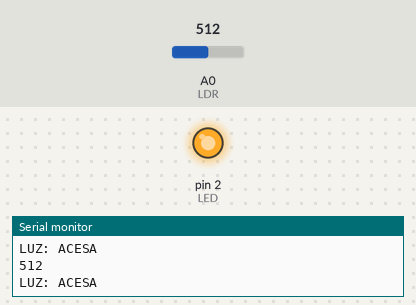
A sketch run on a simulated Arduino Uno, built with avr-gcc and run on an emulated ATmega328P. Parts: output pins drawn as LEDs (lit = HIGH), the last lines printed to the serial monitor. The inputs (shaded band) are chosen by the test bench; at power-on: A0 (LDR) = 512.

Above: at 1.8 s.
1.9 s: A0 (LDR) set to 631
3.4 s: A0 (LDR) set to 661
At 4.4 s:
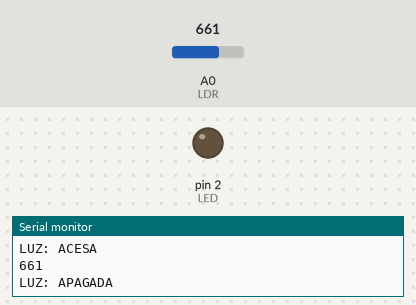
5.5 s: A0 (LDR) set to 640
At 7.2 s:
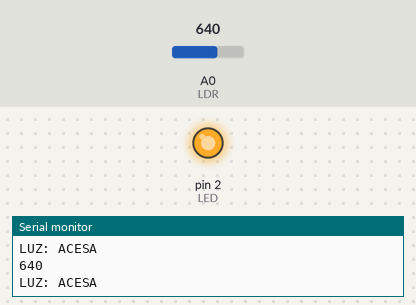
7.5 s: A0 (LDR) set to 660
At 8.7 s:
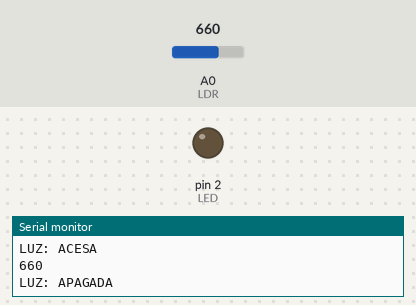
Timing chart, 0 to 10.5 s (numbered marks = the images above; inputs shaded):
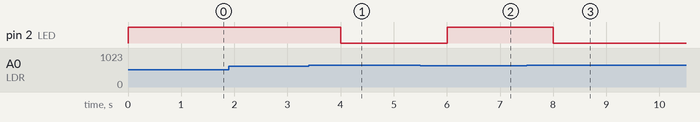

The sketch:

Leitura_Analogica_LDR.ino
```cpp
/**
   Leitura Analógica - LDR
   @author Eugenio Ramos Junior
*/
#define LDR A0
#define LED 2 // LED de alto brilho resistor de 100 ohms

void setup() {
  Serial.begin(9600);
  pinMode(LED, OUTPUT);
}

void loop() {
  int leitura;
  leitura = analogRead(LDR);
  Serial.println(leitura);


  Serial.print("LUZ: ");

  if (leitura < 650) {
    digitalWrite(LED, HIGH);
    Serial.println("ACESA");
    delay(1000);
  } else {
    digitalWrite(LED, LOW);
    Serial.println("APAGADA");
    delay(1000);
  }
}
```

Measured:
- the behaviour switches between 649 and 650 on A0 (LDR) (found by bisection; images 0 and 1)
- after the input at 3.4 s, pin 2 (LED): HIGH → LOW after 0.60 s
- after the input at 5.5 s, pin 2 (LED): LOW → HIGH after 0.50 s
- after the input at 7.5 s, pin 2 (LED): HIGH → LOW after 0.50 s
